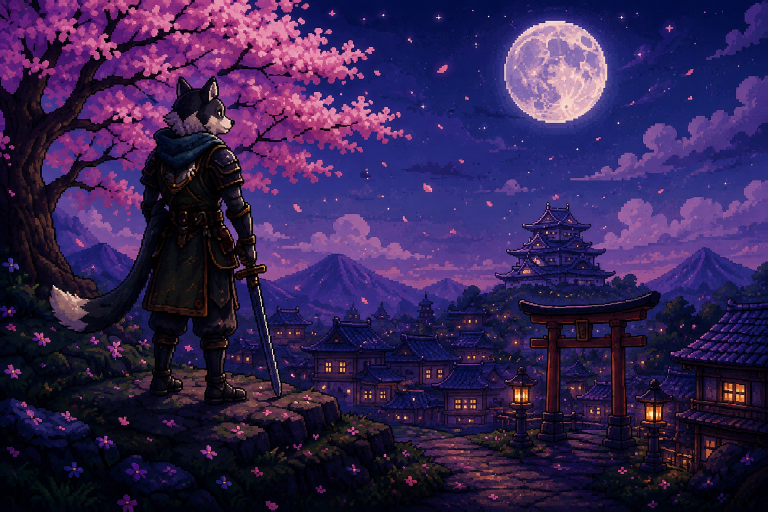
#> input picture Gif/png/ChatGPT Image Aug 10, 2026, 09_46_13 PM.png, 1536 x 1024 px, found by its file name (shown at 1/2 size)
$ python inspect_sakura_scene.py
#> lines starting #> are read from the running program, lines starting #| are printed output that depends on the picture
import os
from PIL import Image
import numpy as np

img_path = r"c:\Users\Krishna Kumar\Desktop\Github\krishna3163\Gif\png\ChatGPT Image Aug 10, 2026, 09_46_13 PM.png"
img = Image.open(img_path).convert("RGB")
#> img is the input picture: PIL image 1536x1024 RGB; mean R, G, B 52.5, 34.7, 81.1
w, h = img.size
#> w = 1536; h = 1024
arr = np.array(img)

print(f"Image loaded: {w}x{h}")
#| Image loaded: 1536x1024

# Save cropped test regions to verify exact bounding boxes

# 1. Character crop: X: 80..580, Y: 130..820
char_crop = img.crop((80, 130, 580, 820))
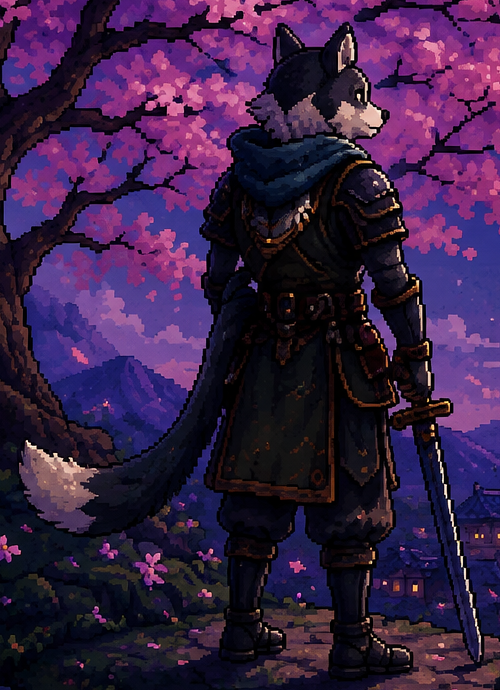
#> char_crop: PIL image 500x690 RGB; mean R, G, B 55.9, 31.6, 68.7
char_crop.save(r"c:\Users\Krishna Kumar\Desktop\Github\krishna3163\Gif\cat_search\samurai_char.png")

# 2. Castle & Village Lights crop: X: 520..1536, Y: 380..950
village_crop = img.crop((520, 380, 1536, 950))
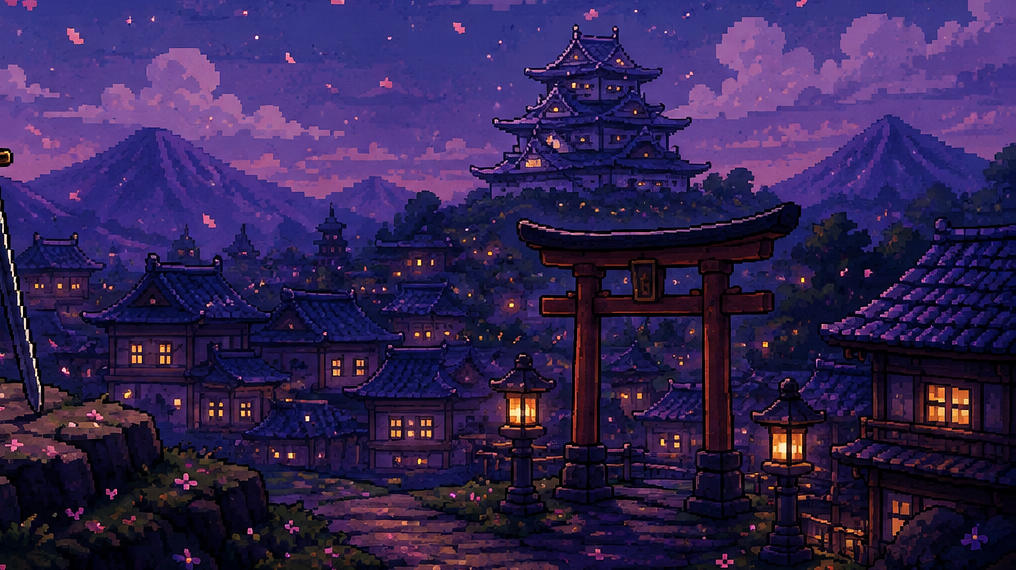
#> village_crop: PIL image 1016x570 RGB; mean R, G, B 50.8, 35.1, 82.9
village_crop.save(r"c:\Users\Krishna Kumar\Desktop\Github\krishna3163\Gif\cat_search\village_lights.png")

# 3. Sakura canopy crop: X: 0..850, Y: 0..380
sakura_crop = img.crop((0, 0, 850, 380))
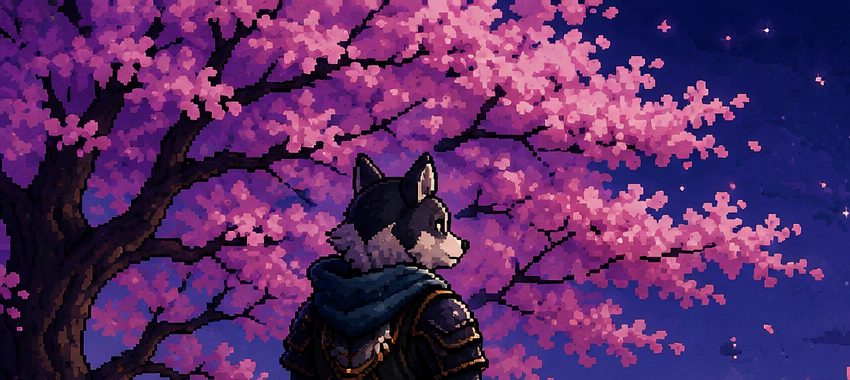
#> sakura_crop: PIL image 850x380 RGB; mean R, G, B 88.9, 42.7, 101.4
sakura_crop.save(r"c:\Users\Krishna Kumar\Desktop\Github\krishna3163\Gif\cat_search\sakura_canopy.png")

# 4. Stone Lantern crop: X: 980..1350, Y: 700..920
lantern_crop = img.crop((980, 700, 1350, 920))
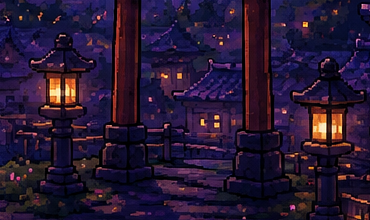
#> lantern_crop: PIL image 370x220 RGB; mean R, G, B 38.8, 23.2, 50.7
lantern_crop.save(r"c:\Users\Krishna Kumar\Desktop\Github\krishna3163\Gif\cat_search\lanterns.png")

print("Saved inspection crops successfully!")
